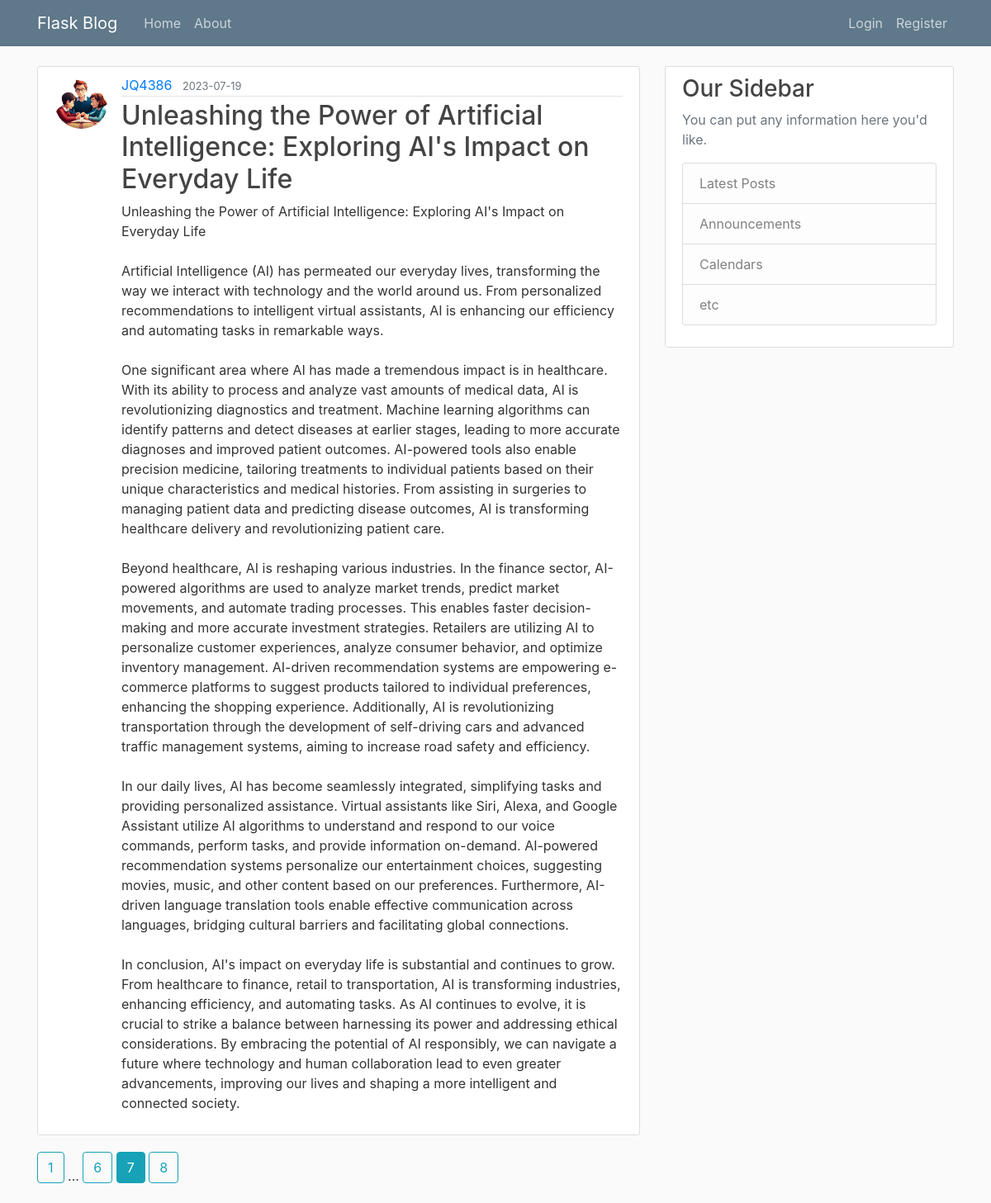
Screenshot of /home?page=7 with the database file from the repository.
### flaskblog/models.py (models this page shows, shortened)
class Post(db.Model):
    id = db.Column(db.Integer, primary_key=True)
    title = db.Column(db.String(100), nullable=False) # 100 char max, not null
    date_posted = db.Column(db.DateTime, nullable=False, default=datetime.utcnow) # not null, default, always use utc time for consistency
    content = db.Column(db.Text, nullable=False) # not null
    user_id = db.Column(db.Integer, db.ForeignKey('user.id'), nullable=False) # not null

class User(db.Model, UserMixin):
    id = db.Column(db.Integer, primary_key=True)
    username = db.Column(db.String(20), unique=True, nullable=False) # 20 char max, unique, not null
    email = db.Column(db.String(120), unique=True, nullable=False) # 120 char max, unique, not null
    image_file = db.Column(db.String(20), nullable=False, default='default.jpg') # 20 char max, not null, default
    password = db.Column(db.String(60), nullable=False) # 60 char max, not null
    posts = db.relationship('Post', backref='author', lazy=True) # one to many relationship, backref allows us to get user who created post

### flaskblog/main/routes.py (the view)
@main.route('/')
@main.route('/home')
def home():
    page = request.args.get('page', 1, type=int)
    posts = Post.query.order_by(Post.date_posted.desc()).paginate(page=page, per_page=1)
    return render_template('home.html', title='Home', posts=posts)

### flaskblog/templates/home.html
{% extends "layout.html" %}
{% block content %}
    {% for post in posts.items %}
        <article class="media content-section">
          <img class="rounded-circle article-img" src="{{ url_for('static', filename='profile_pics/' + post.author.image_file) }}">
          <div class="media-body">
            <div class="article-metadata">
              <a class="mr-2" href="{{ url_for('users.user_posts', username=post.author.username) }}">{{ post.author.username }}</a>
              <small class="text-muted">{{ post.date_posted.strftime('%Y-%m-%d') }}</small>
            </div>
            <h2><a class="article-title" href="{{ url_for('posts.post', post_id=post.id) }}">{{ post.title }}</a></h2>
            <p class="article-content">{{ post.content }}</p>
          </div>
        </article>
    {% endfor %}
    {% for page_num in posts.iter_pages(left_edge=1, right_edge=1, left_current=1, right_current=1) %}
        {% if page_num %}
            {% if posts.page == page_num %}
                <a class="btn btn-info mb-4" href="{{ url_for('main.home', page=page_num) }}">{{ page_num }}</a>
            {% else %}
                <a class="btn btn-outline-info mb-4" href="{{ url_for('main.home', page=page_num) }}">{{ page_num }}</a>
            {% endif %}
        {% else %}
            ...
        {% endif %}
    {% endfor %}
{% endblock content %}

### flaskblog/static/main.css (style rules this page uses)
body { background: #fafafa; color: #333333; margin-top: 5rem; }
h1, h2, h3, h4, h5, h6 { color: #444444; }
.content-section { background: #ffffff; padding: 10px 20px; border: 1px solid #dddddd; border-radius: 3px; margin-bottom: 20px; }
.article-title { color: #444444; }
.article-content { white-space: pre-line; }
.article-img { height: 65px; width: 65px; margin-right: 16px; }
.article-metadata { padding-bottom: 1px; margin-bottom: 4px; border-bottom: 1px solid #e3e3e3 }

### rows the page displays
Post: image_file (picture), author.username "JQ4386", date_posted "2023-07-19", title "Unleashing the Power of Artificial Intelligence: Exploring AI's Impact on Everyday Life", content "Unleashing the Power of Artificial Intelligence: Exploring AI's Impact on Everyday Life Artificial Intelligence (AI) has permeated our everyday lives, transforming the way we interact with technology and the world around us. From personalized recommendations to intelligent virtual assistants, AI is enhancing our efficiency and automating tasks in remarkable ways. One significant area where AI has made a tremendous impact is in healthcare. With its ability to process and analyze vast amounts of medical data, AI is revolutionizing diagnostics and treatment. Machine learning algorithms can identify patterns and detect diseases at earlier stages, leading to more accurate diagnoses and improved…"

### other values shown
{{ page_num }} "1" "6" "8"
{{ page_num }} "7"
